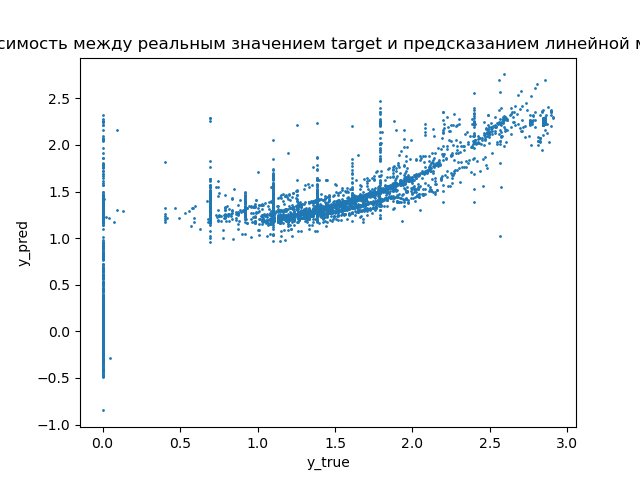

Generate this figure with Python:
import sys

import pandas as pd
import matplotlib.pyplot as plt

from sklearn.linear_model import LinearRegression
from sklearn.model_selection import train_test_split
from sklearn.metrics import mean_squared_error

if len(sys.argv) != 2:
    print('Usage: python3 {} <FILE>'.format(sys.argv[0]))
    print('Wrong number of command-line arguments')
    sys.exit(1)

path = sys.argv[1]
df = pd.read_parquet(path)

y = df.target
X = df.drop(columns=['target'])

X_train, X_test, y_train, y_test = train_test_split(X, y, test_size=0.25, random_state=42)

model = LinearRegression()
model.fit(X_train, y_train)
y_pred = model.predict(X_test)

print('MSE: {:.2f}'.format(mean_squared_error(y_test, y_pred)))
print('Average value of target: {:.2f}'.format(y.mean()))

n = 5000
plt.scatter(y_test[:n], y_pred[:n], s=1)
plt.title('Зависимость между реальным значением target и предсказанием линейной модели')
plt.xlabel('y_true')
plt.ylabel('y_pred')
plt.savefig('baseline.png')
